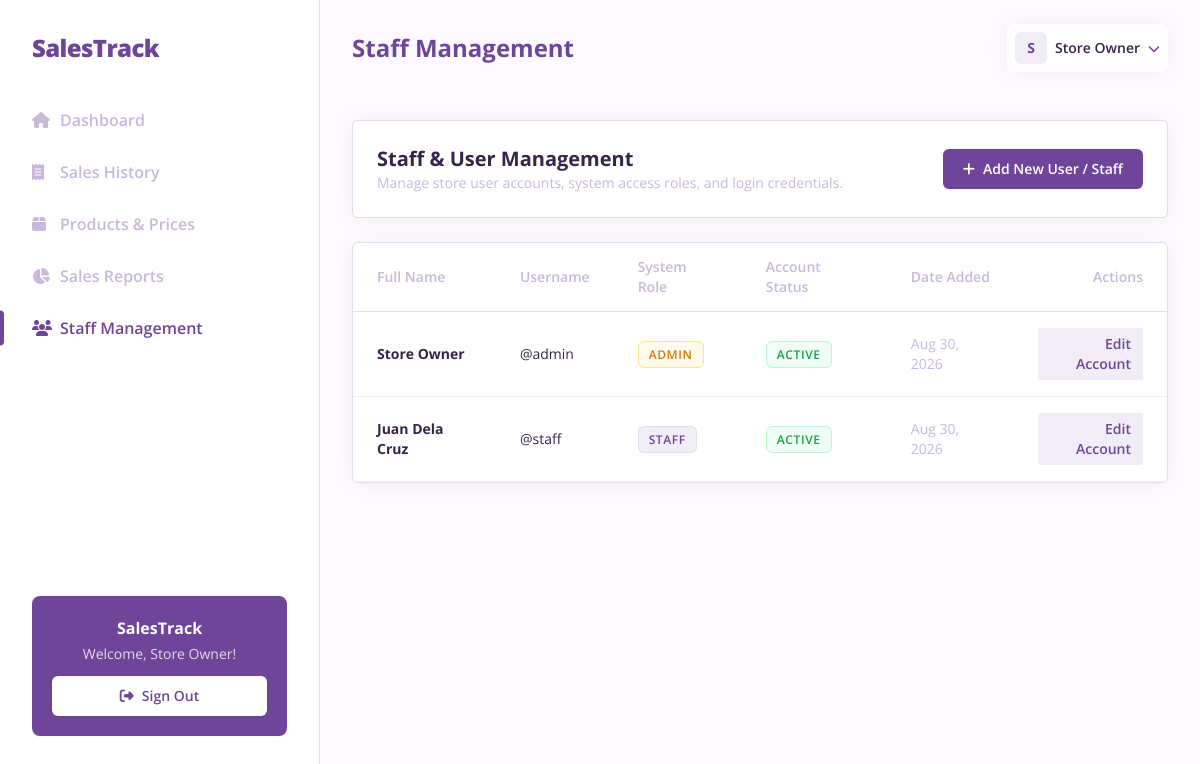
The page /admin/staff.php (signed in) on the database its author committed.
### tables this page shows
CREATE TABLE `users` (
  `id` INT AUTO_INCREMENT PRIMARY KEY,
  `name` VARCHAR(100) NOT NULL,
  `username` VARCHAR(50) NOT NULL UNIQUE,
  `password` VARCHAR(255) NOT NULL,
  `role` ENUM('admin', 'staff') NOT NULL DEFAULT 'staff',
  `status` ENUM('active', 'inactive') NOT NULL DEFAULT 'active',
  `created_at` DATETIME DEFAULT CURRENT_TIMESTAMP,
  `updated_at` DATETIME DEFAULT CURRENT_TIMESTAMP ON UPDATE CURRENT_TIMESTAMP
);

### includes/auth.php (called while the page is built, shortened)
<?php
function isLoggedIn(): bool {
    return isset($_SESSION['user_id']) && !empty($_SESSION['user_id']);
}
function getCurrentUser(): ?array {
    return [
        'id'       => $_SESSION['user_id'],
        'name'     => $_SESSION['user_name'] ?? '',
        'username' => $_SESSION['user_username'] ?? '',
        'role'     => $_SESSION['user_role'] ?? '',
    ];
}
function e(?string $string): string {
    return htmlspecialchars($string ?? '', ENT_QUOTES, 'UTF-8');
}

### admin/staff.php (the view, shortened to what this page needs)
<?php
$pageTitle = 'Staff Management';
$db = getDBConnection();
$stmt = $db->query('SELECT id, name, username, role, status, created_at FROM users ORDER BY id ASC');
$users = $stmt->fetchAll();
include __DIR__ . '/../includes/header.php';
?>
<div class="py-6 space-y-6">
    <div class="w-full rounded-md border border-brand-200 bg-white shadow-card p-6 flex flex-col sm:flex-row sm:items-center justify-between gap-4">
        <div>
            <h1 class="text-xl font-bold text-brand-700">Staff & User Management</h1>
            <p class="text-sm text-brand-300">Manage store user accounts, system access roles, and login credentials.</p>
        </div>
        <a href="/admin/staff-create.php" class="inline-flex items-center justify-center gap-2 px-5 py-2.5 bg-brand-500 hover:bg-brand-600 text-white font-semibold text-sm rounded-md shadow-sm transition-colors">
            <i class="fas fa-plus"></i> Add New User / Staff
        </a>
    </div>
    <div class="w-full rounded-md border border-brand-200 bg-white shadow-card overflow-hidden">
        <div class="overflow-x-auto">
            <table class="w-full text-left text-sm min-w-[650px]">
                <thead>
                    <tr class="border-b border-brand-200">
                        <th class="px-6 py-3.5 text-sm font-semibold text-brand-300">Full Name</th>
                        <th class="px-6 py-3.5 text-sm font-semibold text-brand-300">Username</th>
                        <th class="px-6 py-3.5 text-sm font-semibold text-brand-300">System Role</th>
                        <th class="px-6 py-3.5 text-sm font-semibold text-brand-300">Account Status</th>
                        <th class="px-6 py-3.5 text-sm font-semibold text-brand-300">Date Added</th>
                        <th class="px-6 py-3.5 text-sm font-semibold text-brand-300 text-right">Actions</th>
                    </tr>
                </thead>
                <tbody>
                    <?php foreach ($users as $u): ?>
                        <tr class="border-b border-brand-100 hover:bg-brand-50 transition-colors">
                            <td class="px-6 py-4 font-bold text-brand-700"><?= e($u['name']); ?></td>
                            <td class="px-6 py-4 text-brand-700">@<?= e($u['username']); ?></td>
                            <td class="px-6 py-4">
                                <span class="px-2.5 py-1 rounded-md text-xs font-semibold uppercase tracking-wider <?= $u['role'] === 'admin' ? 'bg-amber-50 text-amber-600 border border-amber-200' : 'bg-brand-100 text-brand-500 border border-brand-200'; ?>">
                                    <?= e($u['role']); ?>
                                </span>
                            </td>
                            <td class="px-6 py-4">
                                <span class="px-2.5 py-1 rounded-md text-xs font-semibold uppercase tracking-wider <?= $u['status'] === 'active' ? 'bg-green-50 text-green-600 border border-green-200' : 'bg-red-50 text-red-600 border border-red-200'; ?>">
                                    <?= e(ucfirst($u['status'])); ?>
                                </span>
                            </td>
                            <td class="px-6 py-4 text-brand-300 text-sm"><?= date('M d, Y', strtotime($u['created_at'])); ?></td>
                            <td class="px-6 py-4 text-right">
                                <a href="/admin/staff-edit.php?id=<?= $u['id']; ?>" class="inline-flex items-center px-3 py-1.5 bg-brand-100 hover:bg-brand-200 text-brand-500 rounded-sm text-sm font-semibold transition-colors">Edit Account</a>
                            </td>
                        </tr>
                    <?php endforeach; ?>
                </tbody>
            </table>
        </div>
    </div>
</div>
<?php include __DIR__ . '/../includes/footer.php'; ?>

### includes/header.php (shortened to what this page needs)
<?php
require_once __DIR__ . '/auth.php';
$currentUser = getCurrentUser();
$pageTitle = $pageTitle ?? 'SalesTrack';
?>
<!DOCTYPE html>
<html lang="en" class="h-full">
<head>
    <script src="https://cdn.tailwindcss.com"></script>
    <link href="https://cdnjs.cloudflare.com/ajax/libs/font-awesome/6.5.1/css/all.min.css" rel="stylesheet">
</head>
<body class="h-full bg-brand-50 text-brand-700 flex flex-col md:flex-row antialiased selection:bg-brand-500 selection:text-white">
    <div class="flex flex-1 w-full min-h-screen">
        <?php include __DIR__ . '/sidebar.php'; ?>
        <main class="flex-1 px-4 sm:px-6 lg:px-8 py-6 w-full overflow-y-auto">
            <div class="flex items-center justify-between mb-6">
                <h2 class="font-bold text-brand-500 text-xl lg:text-2xl leading-normal hidden md:block"><?= e($pageTitle); ?></h2>
                <div class="flex items-center gap-4 ml-auto">
                    <div class="relative">
                        <button class="flex items-center bg-white focus:outline-none text-sm duration-150 ease-in-out p-2 rounded-md shadow-card transition" id="profileDropdownBtn" type="button">
                            <div class="h-8 w-8 rounded-md bg-brand-100 flex items-center justify-center text-brand-500 font-bold text-sm">
                                <?= strtoupper(substr($currentUser['name'] ?? 'U', 0, 1)); ?>
                            </div>
                            <span class="font-semibold text-sm hidden lg:block ml-2 text-brand-700"><?= e($currentUser['name'] ?? 'User'); ?></span>
                            <span class="ml-2 text-brand-500"><i class="fas fa-chevron-down text-xs"></i></span>
                        </button>
                    </div>
                </div>
            </div>

### includes/sidebar.php (shortened to what this page needs)
<?php
$userRole = strtolower($currentUser['role'] ?? 'staff');
$currentUri = $_SERVER['REQUEST_URI'] ?? '';
if (!function_exists('isActiveNav')) {
    function isActiveNav(string $uri, string $currentUri): bool {
        $isActive = str_contains($currentUri, $uri);
        return $isActive;
    }
}
$navCls = fn(string $uri) => isActiveNav($uri, $currentUri) ? 'active' : 'text-brand-300 hover:text-brand-500';
?>
<aside id="sidebarNav" class="fixed md:static inset-y-0 left-0 z-50 w-80 max-w-[85vw] bg-white flex flex-col h-full max-h-screen overflow-y-auto border-r border-brand-200 transform -translate-x-full md:translate-x-0 transition-transform duration-300 shadow-xl md:shadow-none flex-shrink-0">
    <nav class="px-6 py-6 sm:px-8 sm:py-8 flex-1 flex flex-col min-h-full">
        <div class="flex items-center justify-between mb-8">
            <a href="<?= $userRole === 'admin' ? '/admin/dashboard.php' : '/staff/dashboard.php'; ?>" class="flex items-center group">
                <span class="font-extrabold text-2xl tracking-tight text-[#6e4598] hover:text-[#5e3a82] transition-colors">SalesTrack</span>
            </a>
        </div>
        <ul class="space-y-1">
            <?php if ($userRole === 'admin'): ?>
                <li class="w-full py-3 relative"><a href="/admin/dashboard.php" class="nav-item flex items-center text-base font-semibold capitalize transition-colors duration-300 <?= $navCls('/admin/dashboard.php'); ?>"><i class="fas fa-home w-6"></i><span class="ml-1">Dashboard</span></a></li>
                <li class="w-full py-3 relative"><a href="/admin/sales.php" class="nav-item flex items-center text-base font-semibold capitalize transition-colors duration-300 <?= $navCls('/admin/sales.php'); ?>"><i class="fas fa-receipt w-6"></i><span class="ml-1">Sales History</span></a></li>
                <li class="w-full py-3 relative"><a href="/admin/products.php" class="nav-item flex items-center text-base font-semibold capitalize transition-colors duration-300 <?= $navCls('/admin/products.php'); ?>"><i class="fas fa-box w-6"></i><span class="ml-1">Products & Prices</span></a></li>
                <li class="w-full py-3 relative"><a href="/admin/reports.php" class="nav-item flex items-center text-base font-semibold capitalize transition-colors duration-300 <?= $navCls('/admin/reports.php'); ?>"><i class="fas fa-chart-pie w-6"></i><span class="ml-1">Sales Reports</span></a></li>
                <li class="w-full py-3 relative"><a href="/admin/staff.php" class="nav-item flex items-center text-base font-semibold capitalize transition-colors duration-300 <?= $navCls('/admin/staff.php'); ?>"><i class="fas fa-users w-6"></i><span class="ml-1">Staff Management</span></a></li>
            <?php endif; ?>
        </ul>
        <div class="mt-auto pt-6 pb-8">
            <div class="p-5 rounded-lg bg-brand-500 text-center shadow-sm">
                <h5 class="font-bold text-white text-base mb-1">SalesTrack</h5>
                <p class="mb-3 text-sm text-white/80">Welcome, <?= e($currentUser['name'] ?? 'User'); ?>!</p>
                <a href="/actions/logout.php" class="inline-flex items-center justify-center font-semibold text-brand-500 bg-white py-2.5 px-4 rounded-md w-full text-sm hover:bg-brand-50 transition-colors shadow-sm"><i class="fas fa-sign-out-alt mr-2"></i> Sign Out</a>
            </div>
        </div>
    </nav>
</aside>

### includes/footer.php (shortened to what this page needs)
        </main>
    </div>
</body>
</html>

### includes/header.php (style rules this page uses)
.nav-item { position: relative; transition: color 0.3s ease; }
.nav-item.active { color: #6e4598; font-weight: 600; }
.nav-item.active::before { content: ''; position: absolute; left: -2rem; top: 50%; transform: translateY(-50%); height: 2.2rem; width: 0.25rem; border-top-right-radius: 0.4rem; border-bottom-right-radius: 0.4rem; background-color: #6e4598; }

### rows shown on the page
users: name "Store Owner", name "S", username "admin", role "ADMIN", status "ACTIVE", created_at "Aug 30, 2026"
users: name "Juan Dela Cruz", username "staff", role "STAFF", status "ACTIVE", created_at "Aug 30, 2026"

### other values the page prints
$pageTitle "Staff Management"
